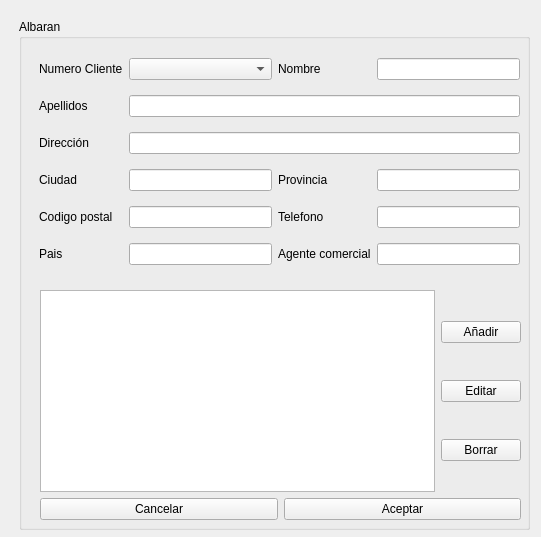
<?xml version="1.0" encoding="UTF-8"?>
<ui version="4.0">
 <class>Widget</class>
 <widget class="QWidget" name="Widget">
  <property name="geometry">
   <rect>
    <x>0</x>
    <y>0</y>
    <width>541</width>
    <height>537</height>
   </rect>
  </property>
  <property name="sizePolicy">
   <sizepolicy hsizetype="Preferred" vsizetype="Preferred">
    <horstretch>0</horstretch>
    <verstretch>0</verstretch>
   </sizepolicy>
  </property>
  <property name="windowTitle">
   <string>Widget</string>
  </property>
  <widget class="QGroupBox" name="groupBox">
   <property name="geometry">
    <rect>
     <x>19</x>
     <y>19</y>
     <width>511</width>
     <height>511</height>
    </rect>
   </property>
   <property name="sizePolicy">
    <sizepolicy hsizetype="Preferred" vsizetype="Preferred">
     <horstretch>0</horstretch>
     <verstretch>0</verstretch>
    </sizepolicy>
   </property>
   <property name="title">
    <string>Albaran</string>
   </property>
   <widget class="QWidget" name="layoutWidget">
    <property name="geometry">
     <rect>
      <x>20</x>
      <y>30</y>
      <width>481</width>
      <height>231</height>
     </rect>
    </property>
    <layout class="QGridLayout" name="gridLayout">
     <item row="1" column="1" colspan="3">
      <widget class="QLineEdit" name="txtApellidos"/>
     </item>
     <item row="1" column="0">
      <widget class="QLabel" name="label_2">
       <property name="text">
        <string>Apellidos</string>
       </property>
      </widget>
     </item>
     <item row="0" column="3">
      <widget class="QLineEdit" name="lineEdit_7"/>
     </item>
     <item row="0" column="0">
      <widget class="QLabel" name="label">
       <property name="text">
        <string>Numero Cliente</string>
       </property>
      </widget>
     </item>
     <item row="3" column="0">
      <widget class="QLabel" name="label_4">
       <property name="text">
        <string>Ciudad</string>
       </property>
      </widget>
     </item>
     <item row="5" column="0">
      <widget class="QLabel" name="label_6">
       <property name="text">
        <string>Pais</string>
       </property>
      </widget>
     </item>
     <item row="4" column="2">
      <widget class="QLabel" name="label_9">
       <property name="text">
        <string>Telefono</string>
       </property>
      </widget>
     </item>
     <item row="5" column="2">
      <widget class="QLabel" name="label_10">
       <property name="text">
        <string>Agente comercial</string>
       </property>
      </widget>
     </item>
     <item row="2" column="1" colspan="3">
      <widget class="QLineEdit" name="lineEdit_3"/>
     </item>
     <item row="4" column="1">
      <widget class="QLineEdit" name="lineEdit_5"/>
     </item>
     <item row="4" column="3">
      <widget class="QLineEdit" name="lineEdit_9"/>
     </item>
     <item row="3" column="1">
      <widget class="QLineEdit" name="lineEdit_4"/>
     </item>
     <item row="5" column="1">
      <widget class="QLineEdit" name="lineEdit_6"/>
     </item>
     <item row="3" column="3">
      <widget class="QLineEdit" name="lineEdit_8"/>
     </item>
     <item row="3" column="2">
      <widget class="QLabel" name="label_8">
       <property name="text">
        <string>Provincia</string>
       </property>
      </widget>
     </item>
     <item row="0" column="2">
      <widget class="QLabel" name="label_7">
       <property name="text">
        <string>Nombre</string>
       </property>
      </widget>
     </item>
     <item row="2" column="0">
      <widget class="QLabel" name="label_3">
       <property name="text">
        <string>Dirección</string>
       </property>
      </widget>
     </item>
     <item row="4" column="0">
      <widget class="QLabel" name="label_5">
       <property name="text">
        <string>Codigo postal</string>
       </property>
      </widget>
     </item>
     <item row="5" column="3">
      <widget class="QLineEdit" name="lineEdit_10"/>
     </item>
     <item row="0" column="1">
      <widget class="QComboBox" name="cmbNumeroCliente"/>
     </item>
    </layout>
   </widget>
  </widget>
  <widget class="QWidget" name="layoutWidget">
   <property name="geometry">
    <rect>
     <x>0</x>
     <y>0</y>
     <width>2</width>
     <height>2</height>
    </rect>
   </property>
   <layout class="QVBoxLayout" name="verticalLayout_3"/>
  </widget>
  <widget class="QWidget" name="layoutWidget">
   <property name="geometry">
    <rect>
     <x>40</x>
     <y>290</y>
     <width>481</width>
     <height>230</height>
    </rect>
   </property>
   <layout class="QVBoxLayout" name="verticalLayout_2">
    <item>
     <layout class="QHBoxLayout" name="horizontalLayout">
      <item>
       <widget class="QTableView" name="tableView"/>
      </item>
      <item>
       <layout class="QVBoxLayout" name="verticalLayout">
        <item>
         <widget class="QPushButton" name="btnEngadir">
          <property name="text">
           <string>Añadir</string>
          </property>
         </widget>
        </item>
        <item>
         <widget class="QPushButton" name="pushButton_2">
          <property name="text">
           <string>Editar</string>
          </property>
         </widget>
        </item>
        <item>
         <widget class="QPushButton" name="pushButton_3">
          <property name="text">
           <string>Borrar</string>
          </property>
         </widget>
        </item>
       </layout>
      </item>
     </layout>
    </item>
    <item>
     <layout class="QHBoxLayout" name="horizontalLayout_2">
      <item>
       <widget class="QPushButton" name="pushButton_5">
        <property name="text">
         <string>Cancelar</string>
        </property>
       </widget>
      </item>
      <item>
       <widget class="QPushButton" name="pushButton_4">
        <property name="text">
         <string>Aceptar</string>
        </property>
       </widget>
      </item>
     </layout>
    </item>
   </layout>
  </widget>
 </widget>
 <resources/>
 <connections/>
</ui>
